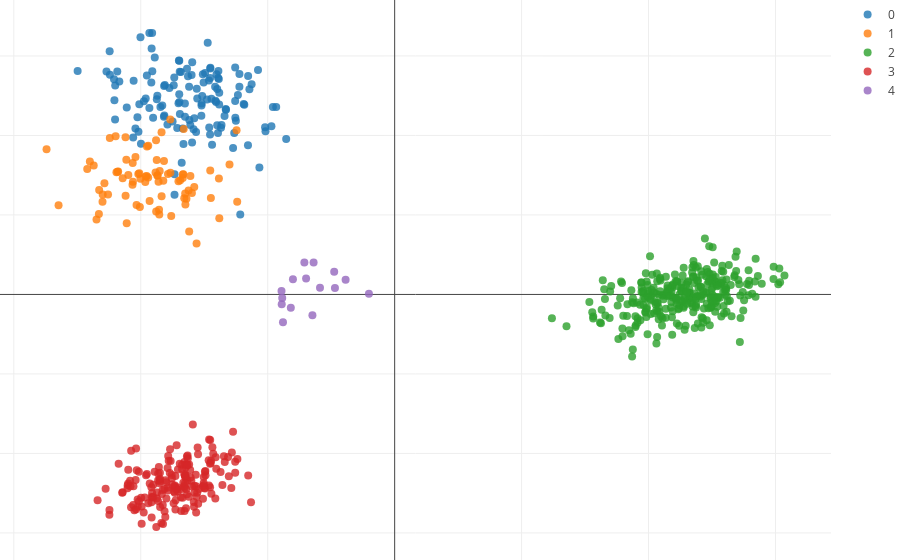

Notebook code cell kept with this figure:
### Code cell
fig_data= [go.Scatter3d(
        x = features[[x for x in range(sum(Sizes)) if labels[x] == i],0],
        y = features[[x for x in range(sum(Sizes)) if labels[x] == i],1],
        type='scatter',
        mode= "markers",
        marker= {
        'line': {'width': 0},
        'size': 8,
        'symbol': 'circle',
      "opacity": .8
      },
      name= str(i)
    ) for i in range(N_pops)]


layout = go.Layout(
    margin=dict(
        l=0,
        r=0,
        b=0,
        t=0
    ),
    scene= Scene(
    yaxis=dict(
        title='PC2: {}'.format(round(var_comps[1],3))),
    xaxis=dict(
    title= 'PC1: {}'.format(round(var_comps[0],3))),
    zaxis=dict(
    title= 'PC3: {}'.format(round(var_comps[2],3))))
)


fig = go.Figure(data=fig_data, layout=layout)
iplot(fig)

### Figure 1 — Plotly figure (JSON) as saved in the notebook; plotly's stock layout.template omitted (floating-point values rounded to 4 significant figures; data arrays with more than 128 entries replaced by an {"elided": "..."} marker saying what was removed)
{"data": [{"marker": {"line": {"width": 0}, "opacity": 0.8, "size": 8, "symbol": "circle"}, "mode": "markers", "name": "0", "type": "scatter", "x": {"elided": "130 float values"}, "y": {"elided": "130 float values"}}, {"marker": {"line": {"width": 0}, "opacity": 0.8, "size": 8, "symbol": "circle"}, "mode": "markers", "name": "1", "type": "scatter", "x": [-1.301, -1.767, -1.786, -1.879, -1.93, -1.56, -2.371, -1.703, -2.064, -1.941, -2.12, -1.851, -1.823, -1.448, -2.033, -2.178, -1.874, -2.648, -2.12, -1.381, -1.668, -1.609, -2.422, -1.385, -2.003, -1.961, -2.019, -1.867, -1.623, -1.76, -2.328, -1.768, -2.401, -1.964, -2.244, -1.87, -1.597, -1.856, -1.64, -1.884, -1.689, -2.142, -2.192, -2.012, -1.836, -2.349, -2.742, -2.198, -2.183, -2.3, -2.062, -2.258, -2.301, -2.042, -2.007, -2.286, -1.86, -1.817, -1.453, -2.111, -1.648, -1.88, -2.114, -1.24, -2.33, -2.098, -2.065, -1.854, -1.662, -1.836, -1.619, -1.953, -1.942, -1.658, -1.669, -1.579, -1.665, -1.65, -1.246, -1.951], "y": [1.636, 1.532, 1.515, 1.044, 1.175, 0.6422, 1.623, 1.423, 1.653, 1.869, 1.976, 1.554, 1.429, 1.213, 1.124, 1.545, 1.69, 1.12, 1.241, 0.9575, 1.508, 1.49, 1.578, 1.458, 1.454, 1.485, 1.516, 1.497, 1.308, 0.9882, 1.315, 2.201, 1.671, 1.415, 1.968, 1.497, 1.275, 1.066, 1.203, 1.533, 1.435, 1.462, 1.536, 1.524, 1.237, 0.9433, 1.827, 1.99, 1.544, 1.257, 1.418, 1.258, 1.167, 1.729, 1.1, 1.399, 1.418, 1.678, 1.559, 0.8949, 1.13, 1.941, 1.695, 1.165, 1.011, 1.504, 1.381, 1.006, 2.082, 2.039, 0.7929, 1.489, 1.471, 1.209, 1.465, 1.35, 1.512, 1.27, 2.066, 1.862]}, {"marker": {"line": {"width": 0}, "opacity": 0.8, "size": 8, "symbol": "circle"}, "mode": "markers", "name": "2", "type": "scatter", "x": {"elided": "300 float values"}, "y": {"elided": "300 float values"}}, {"marker": {"line": {"width": 0}, "opacity": 0.8, "size": 8, "symbol": "circle"}, "mode": "markers", "name": "3", "type": "scatter", "x": {"elided": "180 float values"}, "y": {"elided": "180 float values"}}, {"marker": {"line": {"width": 0}, "opacity": 0.8, "size": 8, "symbol": "circle"}, "mode": "markers", "name": "4", "type": "scatter", "x": [-0.6978, -0.8858, -0.5882, -0.4764, -0.8798, -0.8181, -0.8914, -0.3864, -0.6479, -0.8014, -0.6386, -0.7114, -0.4704, -0.8898, -0.2028], "y": [0.2001, -0.04314, 0.08393, 0.284, -0.3511, -0.1667, 0.04194, 0.1859, -0.2608, 0.1911, 0.4011, 0.4007, 0.08077, -0.1244, 0.007319]}], "layout": {"margin": {"b": 0, "l": 0, "r": 0, "t": 0}, "scene": {"xaxis": {"title": "PC1: 0.153"}, "yaxis": {"title": "PC2: 0.11"}, "zaxis": {"title": "PC3: 0.085"}}}}
